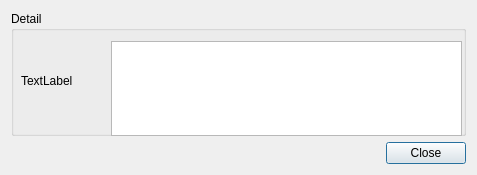
<?xml version="1.0" encoding="UTF-8"?>
<ui version="4.0">
 <class>Dialog</class>
 <widget class="QDialog" name="Dialog">
  <property name="geometry">
   <rect>
    <x>0</x>
    <y>0</y>
    <width>477</width>
    <height>175</height>
   </rect>
  </property>
  <property name="sizePolicy">
   <sizepolicy hsizetype="Fixed" vsizetype="Maximum">
    <horstretch>0</horstretch>
    <verstretch>0</verstretch>
   </sizepolicy>
  </property>
  <property name="windowTitle">
   <string>Dialog</string>
  </property>
  <property name="modal">
   <bool>false</bool>
  </property>
  <layout class="QVBoxLayout" name="verticalLayout">
   <item>
    <widget class="QGroupBox" name="groupBox">
     <property name="title">
      <string>Detail</string>
     </property>
     <widget class="QLabel" name="label">
      <property name="geometry">
       <rect>
        <x>449</x>
        <y>23</y>
        <width>16</width>
        <height>16</height>
       </rect>
      </property>
      <property name="text">
       <string/>
      </property>
     </widget>
     <widget class="QTextBrowser" name="textBrowser">
      <property name="geometry">
       <rect>
        <x>100</x>
        <y>30</y>
        <width>351</width>
        <height>95</height>
       </rect>
      </property>
     </widget>
     <widget class="QLabel" name="label_2">
      <property name="geometry">
       <rect>
        <x>10</x>
        <y>30</y>
        <width>80</width>
        <height>80</height>
       </rect>
      </property>
      <property name="sizePolicy">
       <sizepolicy hsizetype="Fixed" vsizetype="Fixed">
        <horstretch>0</horstretch>
        <verstretch>0</verstretch>
       </sizepolicy>
      </property>
      <property name="text">
       <string>TextLabel</string>
      </property>
     </widget>
    </widget>
   </item>
   <item>
    <widget class="QDialogButtonBox" name="buttonBox">
     <property name="orientation">
      <enum>Qt::Horizontal</enum>
     </property>
     <property name="standardButtons">
      <set>QDialogButtonBox::Close</set>
     </property>
    </widget>
   </item>
  </layout>
 </widget>
 <resources/>
 <connections>
  <connection>
   <sender>buttonBox</sender>
   <signal>accepted()</signal>
   <receiver>Dialog</receiver>
   <slot>accept()</slot>
   <hints>
    <hint type="sourcelabel">
     <x>248</x>
     <y>254</y>
    </hint>
    <hint type="destinationlabel">
     <x>157</x>
     <y>274</y>
    </hint>
   </hints>
  </connection>
  <connection>
   <sender>buttonBox</sender>
   <signal>rejected()</signal>
   <receiver>Dialog</receiver>
   <slot>reject()</slot>
   <hints>
    <hint type="sourcelabel">
     <x>316</x>
     <y>260</y>
    </hint>
    <hint type="destinationlabel">
     <x>286</x>
     <y>274</y>
    </hint>
   </hints>
  </connection>
 </connections>
</ui>
